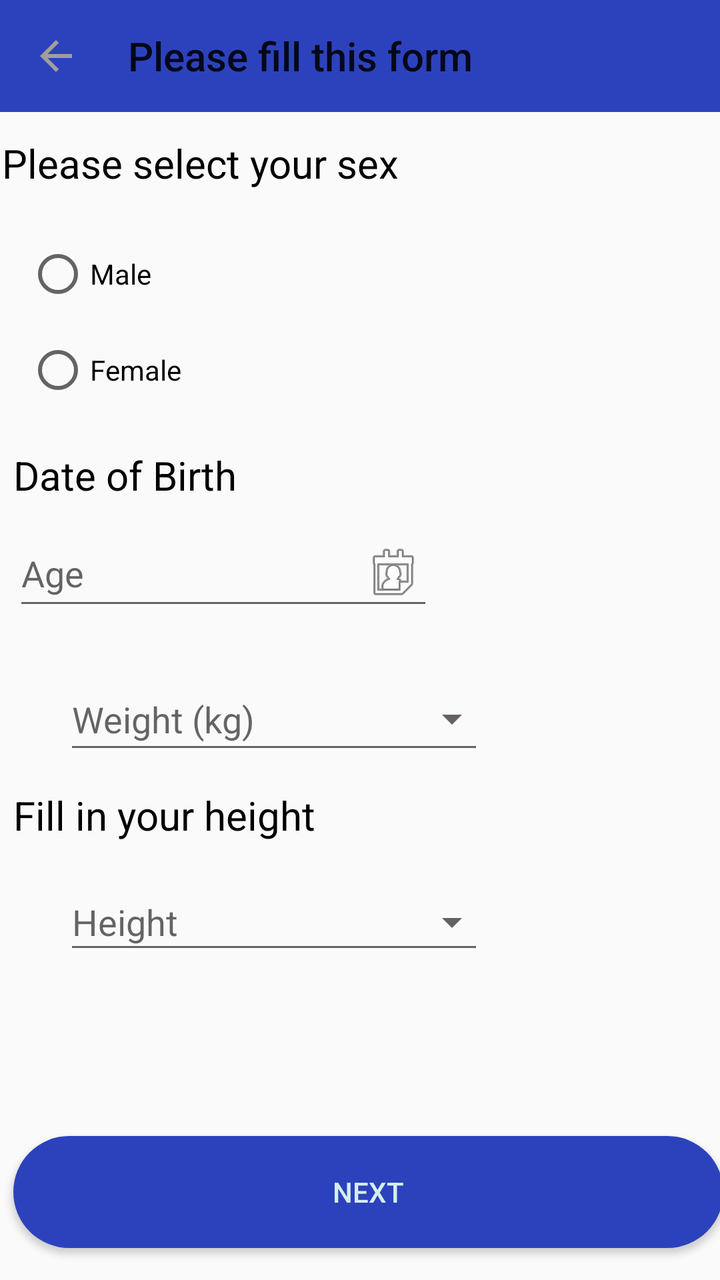
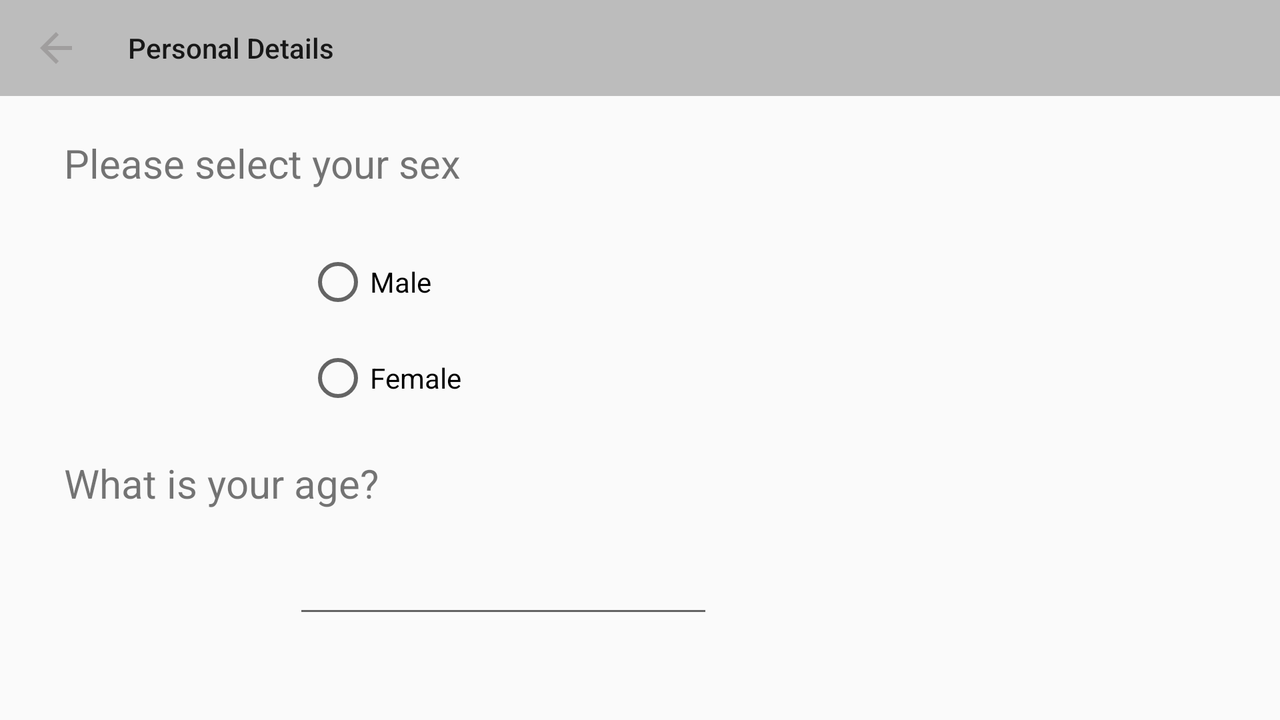

Two renders of one Android screen. The first uses the default layout on a phone; the second uses the alternative layout the repository ships for a different screen configuration, on a matching device. The two XML files are below.
<!-- AndroidManifest.xml: application theme Theme.Dietapp.NoActionBar -->
<!-- res/layout/activity_you.xml -->
<?xml version="1.0" encoding="utf-8"?>
<androidx.constraintlayout.widget.ConstraintLayout xmlns:android="http://schemas.android.com/apk/res/android"
    xmlns:app="http://schemas.android.com/apk/res-auto"
    xmlns:tools="http://schemas.android.com/tools"
    android:layout_width="match_parent"
    android:layout_height="match_parent"
    android:textAlignment="center"
    tools:context=".You">

    <androidx.appcompat.widget.Toolbar
        android:id="@+id/toolbar"
        android:layout_width="match_parent"
        android:layout_height="wrap_content"
        android:background="@color/green_2"
        android:theme="@style/Theme.Dietapp.NoActionBar"
        app:layout_constraintEnd_toEndOf="parent"
        app:layout_constraintStart_toStartOf="parent"
        app:layout_constraintTop_toTopOf="parent"
        app:logo="@drawable/ic_arrow_back"
        app:title="Please fill this form"
        app:titleMarginStart="40dp">

    </androidx.appcompat.widget.Toolbar>

    <TextView
        android:id="@+id/textView4"
        android:layout_width="282dp"
        android:layout_height="38dp"
        android:layout_marginStart="32dp"
        android:layout_marginTop="68dp"
        android:layout_marginEnd="108dp"
        android:text="@string/please_select_your_sex"
        android:textColor="@color/black"
        android:textSize="20sp"
        app:layout_constraintEnd_toEndOf="parent"
        app:layout_constraintStart_toStartOf="parent"
        app:layout_constraintTop_toTopOf="parent" />

    <RadioGroup
        android:id="@+id/radioGroup"
        android:layout_width="130dp"
        android:layout_height="103dp"
        android:layout_marginStart="32dp"
        android:layout_marginTop="7dp"
        android:layout_marginEnd="236dp"
        android:layout_marginBottom="8dp"
        app:layout_constraintBottom_toTopOf="@+id/textView5"
        app:layout_constraintEnd_toEndOf="parent"
        app:layout_constraintStart_toStartOf="parent"
        app:layout_constraintTop_toBottomOf="@+id/textView4">

        <RadioButton
            android:id="@+id/male"
            android:layout_width="match_parent"
            android:layout_height="48dp"
            android:text="@string/male" />

        <RadioButton
            android:id="@+id/female"
            android:layout_width="match_parent"
            android:layout_height="48dp"
            android:text="@string/female" />
    </RadioGroup>

    <TextView
        android:id="@+id/textView5"
        android:layout_width="271dp"
        android:layout_height="36dp"
        android:layout_marginStart="32dp"
        android:layout_marginTop="8dp"
        android:layout_marginEnd="108dp"
        android:text="Date of Birth"
        android:textColor="@color/black"
        android:textSize="20sp"
        app:layout_constraintEnd_toEndOf="parent"
        app:layout_constraintStart_toStartOf="parent"
        app:layout_constraintTop_toBottomOf="@+id/radioGroup" />

    <EditText
        android:id="@+id/age"
        android:layout_width="210dp"
        android:layout_height="50dp"
        android:layout_marginStart="32dp"
        android:layout_marginEnd="169dp"
        android:autofillHints=""
        android:drawableEnd="@android:drawable/ic_menu_my_calendar"
        android:ems="10"
        android:hint="@string/age"
        android:inputType="number"
        app:layout_constraintEnd_toEndOf="parent"
        app:layout_constraintStart_toStartOf="parent"
        app:layout_constraintTop_toBottomOf="@+id/textView5"
        tools:ignore="SpeakableTextPresentCheck,TextContrastCheck"
        android:clickable="false"
        android:focusable="false"
        android:cursorVisible="false"
        android:focusableInTouchMode="false"
        />

    <Button
        android:id="@+id/btn1"
        android:layout_width="355dp"
        android:layout_height="56dp"
        android:layout_marginStart="32dp"
        android:layout_marginEnd="24dp"
        android:layout_marginBottom="16dp"
        android:background="@drawable/round_bg"
        android:text="@string/next"
        android:textColor="@color/blu_white"
        app:layout_constraintBottom_toBottomOf="parent"
        app:layout_constraintEnd_toEndOf="parent"
        app:layout_constraintStart_toStartOf="parent" />

    <EditText
        android:id="@+id/inputweight"
        android:layout_width="wrap_content"
        android:layout_height="wrap_content"
        android:layout_marginStart="32dp"
        android:layout_marginTop="24dp"
        android:drawableEnd="@drawable/ic_arrow_dropdown"
        android:ems="10"
        android:hint="Weight (kg)"
        android:importantForAutofill="no"
        android:inputType="numberDecimal"
        android:minHeight="48dp"
        app:layout_constraintStart_toStartOf="parent"
        app:layout_constraintTop_toBottomOf="@+id/age"
        tools:ignore="TextContrastCheck" />



    <TextView
        android:id="@+id/textView3"
        android:layout_width="201dp"
        android:layout_height="43dp"
        android:layout_marginStart="32dp"
        android:layout_marginTop="12dp"
        android:layout_marginEnd="178dp"
        android:scrollbarAlwaysDrawVerticalTrack="true"
        android:text="Fill in your height"
        android:textColor="@color/black"
        android:textSize="20sp"
        app:layout_constraintEnd_toEndOf="parent"
        app:layout_constraintStart_toStartOf="parent"
        app:layout_constraintTop_toBottomOf="@+id/inputweight" />

    <EditText
        android:id="@+id/inputheight"
        android:layout_width="210dp"
        android:layout_height="45dp"
        android:layout_marginStart="32dp"
        android:drawableEnd="@drawable/ic_arrow_dropdown"
        android:ems="10"
        android:hint="Height"
        android:importantForAutofill="no"
        android:inputType="numberDecimal"
        android:minHeight="48dp"
        app:layout_constraintStart_toStartOf="parent"
        app:layout_constraintTop_toBottomOf="@+id/textView3"
        tools:ignore="TouchTargetSizeCheck" />


</androidx.constraintlayout.widget.ConstraintLayout>
<!-- resources referenced by this layout -->
<resources>
  <color name="black">#FF000000</color>
  <color name="blu_white">#d6eeea</color>
  <color name="green_2">#2C42BD</color>
  <!-- drawable ic_arrow_back (drawable) -->
  <vector android:height="24dp" android:tint="#A09E9E"
      android:viewportHeight="24" android:viewportWidth="24"
      android:width="24dp" xmlns:android="http://schemas.android.com/apk/res/android">
      <path android:fillColor="@android:color/white" android:pathData="M20,11H7.83l5.59,-5.59L12,4l-8,8 8,8 1.41,-1.41L7.83,13H20v-2z"/>
  </vector>
  <!-- drawable ic_arrow_dropdown (drawable) -->
  <vector android:height="24dp" android:tint="#666161"
      android:viewportHeight="24" android:viewportWidth="24"
      android:width="24dp" xmlns:android="http://schemas.android.com/apk/res/android">
      <path android:fillColor="@android:color/white" android:pathData="M7,10l5,5 5,-5z"/>
  </vector>
  <!-- drawable round_bg (drawable) -->
  <?xml version="1.0" encoding="utf-8"?>
  <shape xmlns:android="http://schemas.android.com/apk/res/android">
  
      <solid android:color="@color/green_2"/>
      <corners android:radius="100dp"/>
  </shape>
  <string name="age">Age</string>
  <string name="female">Female</string>
  <string name="male">Male</string>
  <string name="next">Next</string>
  <string name="please_select_your_sex">Please select your sex</string>
  <style name="Theme.Dietapp.NoActionBar">
          <item name="windowActionBar">false</item>
          <item name="windowNoTitle">true</item>
      </style>
</resources>
<!-- res/layout-land/activity_you.xml (the repository's variant of the layout above) -->
<!-- drawn on the phone turned sideways -->
<?xml version="1.0" encoding="utf-8"?>
<androidx.constraintlayout.widget.ConstraintLayout xmlns:android="http://schemas.android.com/apk/res/android"
    xmlns:app="http://schemas.android.com/apk/res-auto"
    xmlns:tools="http://schemas.android.com/tools"
    android:layout_width="match_parent"
    android:layout_height="match_parent"
    tools:context=".You">

    <androidx.appcompat.widget.Toolbar
        android:id="@+id/toolbar"
        android:layout_width="match_parent"
        android:layout_height="wrap_content"
        android:background="#40000000"
        android:theme="@style/Theme.Dietapp.NoActionBar"
        app:layout_constraintEnd_toEndOf="parent"
        app:layout_constraintStart_toStartOf="parent"
        app:layout_constraintTop_toTopOf="parent"
        app:title="Personal Details"
        app:titleMarginStart="40dp"
        app:logo="@drawable/ic_arrow_back">

    </androidx.appcompat.widget.Toolbar>

    <TextView
        android:id="@+id/textView4"
        android:layout_width="238dp"
        android:layout_height="31dp"
        android:layout_marginStart="32dp"
        android:layout_marginTop="68dp"
        android:layout_marginEnd="141dp"
        android:text="@string/please_select_your_sex"
        android:textSize="20sp"
        app:layout_constraintEnd_toEndOf="parent"
        app:layout_constraintHorizontal_bias="0.0"
        app:layout_constraintStart_toStartOf="parent"
        app:layout_constraintTop_toTopOf="parent" />

    <RadioGroup
        android:id="@+id/radioGroup"
        android:layout_width="130dp"
        android:layout_height="103dp"
        android:layout_marginStart="32dp"
        android:layout_marginTop="18dp"
        android:layout_marginEnd="236dp"
        app:layout_constraintEnd_toEndOf="parent"
        app:layout_constraintStart_toStartOf="parent"
        app:layout_constraintTop_toBottomOf="@+id/textView4">

        <RadioButton
            android:id="@+id/radioButton"
            android:layout_width="match_parent"
            android:layout_height="48dp"
            android:text="@string/male" />

        <RadioButton
            android:id="@+id/radioButton2"
            android:layout_width="match_parent"
            android:layout_height="48dp"
            android:text="@string/female" />
    </RadioGroup>

    <TextView
        android:id="@+id/textView5"
        android:layout_width="171dp"
        android:layout_height="36dp"
        android:layout_marginStart="32dp"
        android:layout_marginTop="8dp"
        android:layout_marginEnd="207dp"
        android:text="@string/what_is_your_age"
        android:textSize="20sp"
        app:layout_constraintEnd_toEndOf="parent"
        app:layout_constraintHorizontal_bias="0.0"
        app:layout_constraintStart_toStartOf="parent"
        app:layout_constraintTop_toBottomOf="@+id/radioGroup" />

    <EditText
        android:id="@+id/editTextNumber"
        android:layout_width="210dp"
        android:layout_height="50dp"
        android:layout_marginStart="32dp"
        android:layout_marginEnd="169dp"
        android:ems="10"
        android:inputType="number"
        app:layout_constraintEnd_toEndOf="parent"
        app:layout_constraintStart_toStartOf="parent"
        app:layout_constraintTop_toBottomOf="@+id/textView5"
        tools:ignore="SpeakableTextPresentCheck"
        android:autofillHints="" />

    <Button
        android:id="@+id/btn1"
        android:layout_width="355dp"
        android:layout_height="56dp"
        android:layout_marginStart="32dp"
        android:layout_marginTop="32dp"
        android:layout_marginEnd="24dp"
        android:layout_marginBottom="16dp"
        android:text="@string/next"
        android:background="@color/yellow101"
        app:layout_constraintBottom_toBottomOf="parent"
        app:layout_constraintEnd_toEndOf="parent"
        app:layout_constraintStart_toStartOf="parent"
        app:layout_constraintTop_toBottomOf="@+id/editTextNumber" />

</androidx.constraintlayout.widget.ConstraintLayout>
<!-- resources referenced by the variant -->
<!-- as the phone turned sideways resolves them -->
<resources>
  <color name="yellow101">#E9F6F203</color>
  <!-- drawable ic_arrow_back (drawable) -->
  <vector android:height="24dp" android:tint="#A09E9E"
      android:viewportHeight="24" android:viewportWidth="24"
      android:width="24dp" xmlns:android="http://schemas.android.com/apk/res/android">
      <path android:fillColor="@android:color/white" android:pathData="M20,11H7.83l5.59,-5.59L12,4l-8,8 8,8 1.41,-1.41L7.83,13H20v-2z"/>
  </vector>
  <string name="female">Female</string>
  <string name="male">Male</string>
  <string name="next">Next</string>
  <string name="please_select_your_sex">Please select your sex</string>
  <string name="what_is_your_age">What is your age?</string>
  <style name="Theme.Dietapp.NoActionBar">
          <item name="windowActionBar">false</item>
          <item name="windowNoTitle">true</item>
      </style>
</resources>
